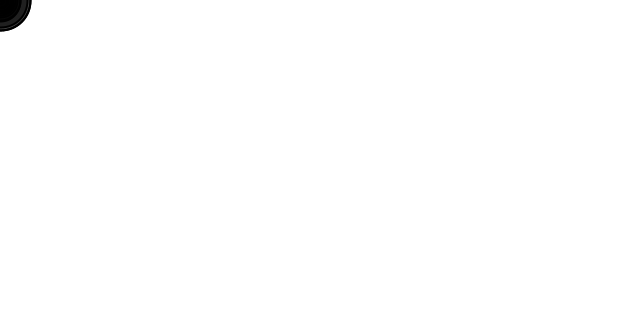
Frame 1 (no input)
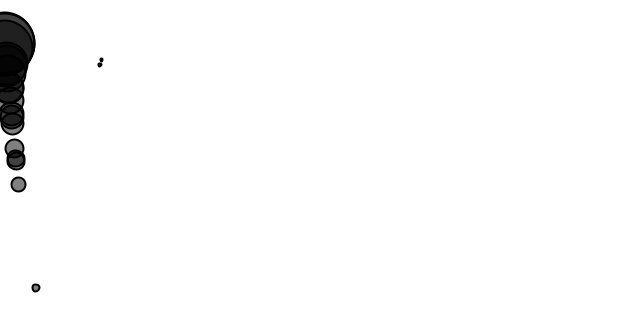
Frame 60 (the mouse pressed at the canvas centre just before this capture)
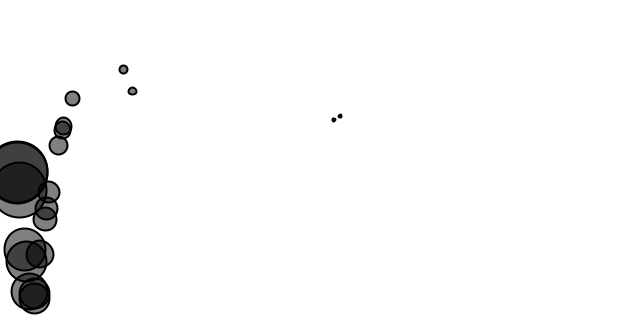
Frame 120 (the mouse held since frame 60 and released just before this capture)

The Processing sketch that drew these frames (run headless with seeded random() and noise(); from frame 60 on, the mouse is pressed at the canvas centre):

// Processing sketch: forces_many
// ── forces_many.pde

Mover[] movers = new Mover[20];

void setup() {
     size(640, 320);
     for (int i = 0; i < movers.length; i++) {
          movers[i] = new Mover(random(0.1, 4), 0, 0);
     }
}
int i = 0;
void draw() {
     background(255);
 
     PVector wind = new PVector(0.01, 0);
     PVector gravity = new PVector(0, 0.1);
     
     for (int i = 0; i < movers.length; i++) {
       
          float c = 0.01;
          PVector friction = movers[i].velocity.get();
          friction.normalize();
          friction.mult(-1);
          friction.mult(c);
       
          movers[i].applyForce(friction);
          movers[i].applyForce(wind);
          movers[i].applyForce(gravity);
          
          movers[i].update();
          movers[i].display();
          movers[i].checkEdges();
     }
}
// ── Mover.pde
class Mover {
 
  
     PVector position;
     PVector velocity;
     PVector acceleration;
     float mass;
     
     Mover(float m, float x, float y) {
          mass = m;
          position = new PVector(x, y);
          velocity = new PVector(0, 0);
          acceleration = new PVector(0, 0);
     }
     
     void applyForce(PVector force) {
         PVector a = PVector.div(force, mass);
         acceleration.add(a);
     }
     
     void update() {
         velocity.add(acceleration);
         position.add(velocity);
         acceleration.mult(0);
     }
     
     void display() {
         stroke(0); 
         strokeWeight(2);
         fill(0, 127);
         ellipse(position.x, position.y, mass * 16, mass * 16);
     }
     
     void checkEdges() {

        if (position.x > width) {
          position.x = width;
          velocity.x *= -1;
        } else if (position.x < 0) {
          velocity.x *= -1;
          position.x = 0;
        }
    
        if (position.y > height) {
          velocity.y *= -1;
          position.y = height;
        } else if (position.y < 0) {
             position.y = 0;
             velocity.y *= -1;
        }

  }
}
